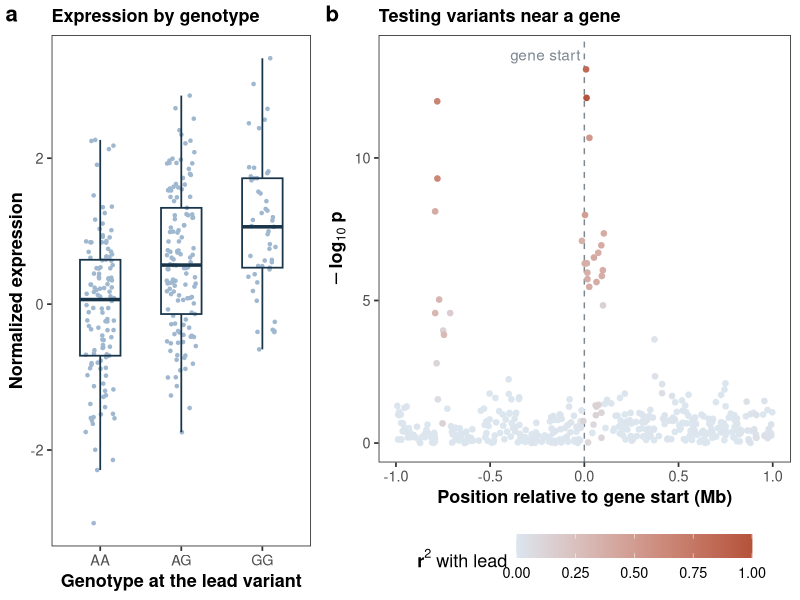
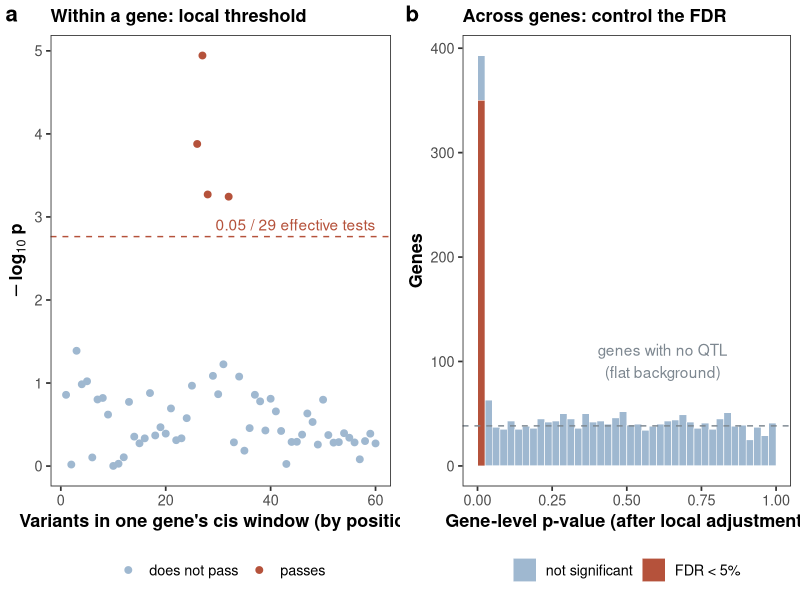
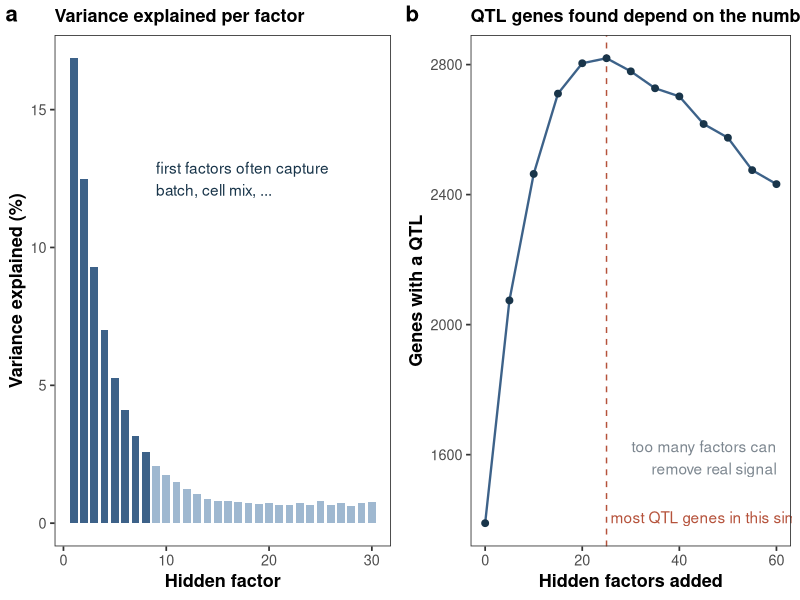
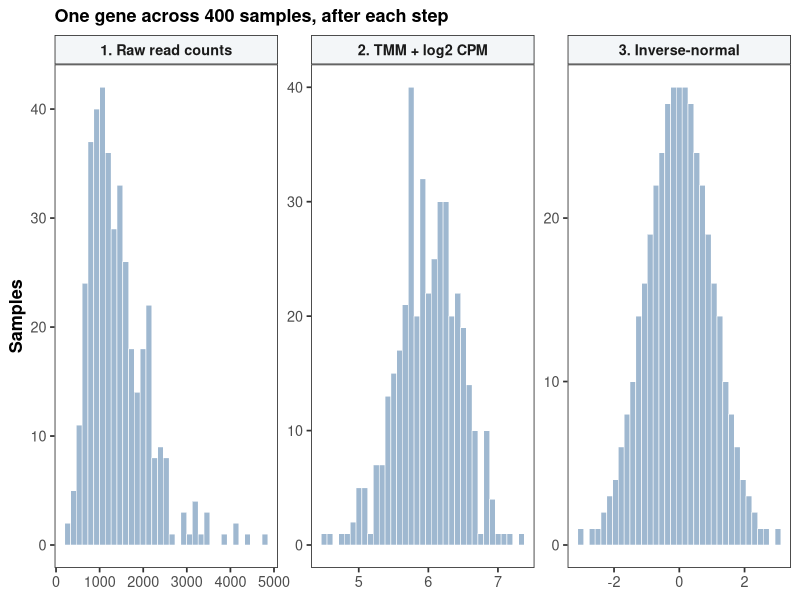
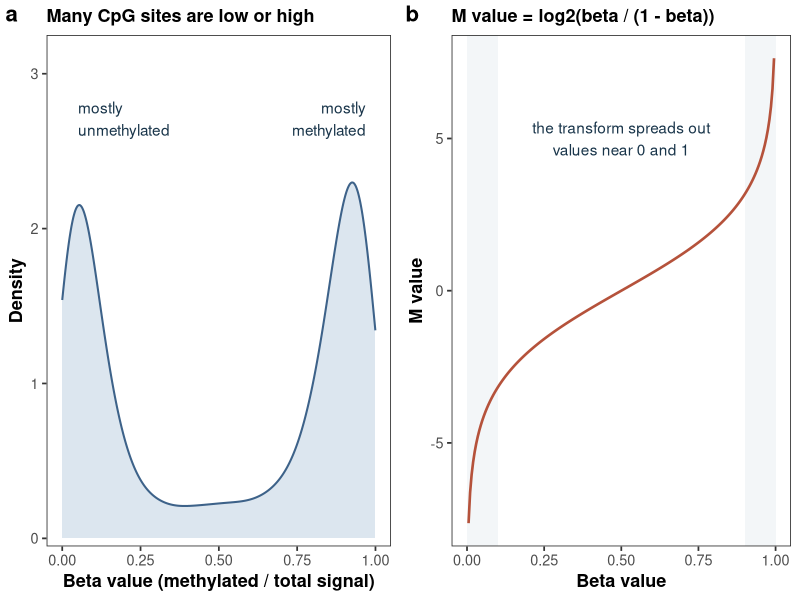
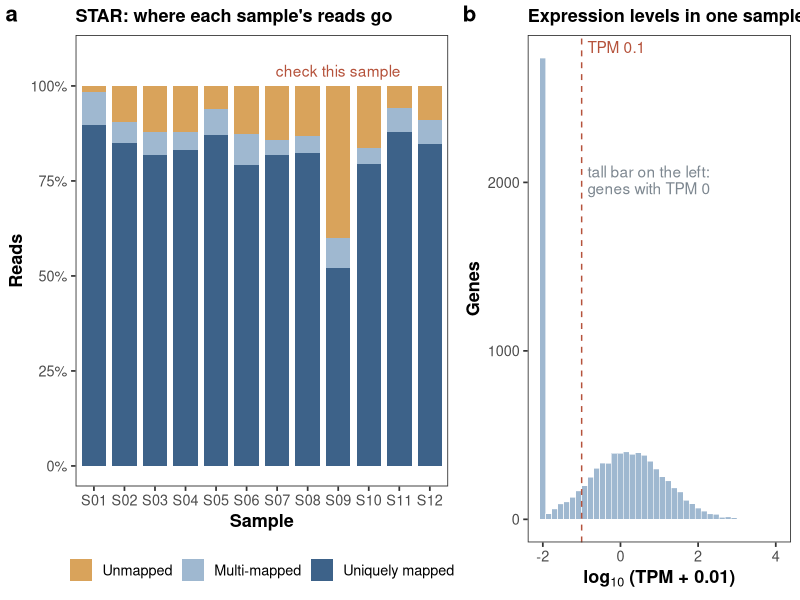

Here is the R script that generated these plots, in order:
# Teaching figures for the module pages, drawn from simulated data in the xqtl-paper style
# (theme_bw, no grid lines, bold titles, soft colour ramps).
# Run from the repository root:  Rscript website/figures/module_figures.R
# Writes website/figures/modules/<module>.png
suppressPackageStartupMessages({ library(ggplot2); library(grid) })
set.seed(2026)
out <- "website/figures/modules"
dir.create(out, showWarnings = FALSE, recursive = TRUE)

navy <- "#19354a"; blue <- "#3d6289"; sky <- "#9fb8d0"; pale <- "#dce6ef"
red  <- "#b5523b"; sand <- "#d9a35b"; grey <- "#7d8790"
ann  <- 3.9                                              # annotation text size (mm)

theme_x <- function(base = 13) theme_bw(base_size = base) + theme(
  panel.grid = element_blank(),
  plot.title = element_text(face = "bold", size = base),
  axis.title = element_text(face = "bold"),
  legend.position = "bottom", legend.title = element_text(face = "bold"),
  strip.background = element_rect(fill = "#f3f6f8"), strip.text = element_text(face = "bold"))

# lay panels side by side with bold a, b, c tags (no tag for a single panel)
save_panels <- function(file, plots, widths = rep(1, length(plots)), w = 10, h = 4.2) {
  png(file.path(out, file), width = w, height = h, units = "in", res = 200)
  grid.newpage()
  pushViewport(viewport(layout = grid.layout(1, length(plots), widths = unit(widths, "null"))))
  for (i in seq_along(plots)) {
    vp <- viewport(layout.pos.row = 1, layout.pos.col = i)
    print(plots[[i]], vp = vp)
    pushViewport(vp)
    if (length(plots) > 1) grid.text(letters[i], x = unit(4, "pt"), y = unit(1, "npc") - unit(4, "pt"),
              just = c("left", "top"), gp = gpar(fontface = "bold", fontsize = 16))
    popViewport()
  }
  invisible(dev.off())
}

# Genotypes with block-structured LD: inside a block each haplotype copies one of a few founder
# haplotypes, so LD is high within blocks, low between them, and not a simple function of distance.
# `link` makes one block's founder track the lead block's, so a distant variant can be in high LD.
sim_geno <- function(n, block_sizes, link = NULL, K = 4, err = 0.03) {
  hap <- function() {
    ch <- sapply(block_sizes, function(k) sample(K, n, replace = TRUE, prob = c(0.4, 0.3, 0.2, 0.1)))
    if (!is.null(link)) { same <- runif(n) < 0.9; ch[same, link[2]] <- ch[same, link[1]] }
    do.call(cbind, lapply(seq_along(block_sizes), function(b) {
      fnd <- founders[[b]]
      h <- fnd[ch[, b], , drop = FALSE]
      flip <- matrix(runif(length(h)) < err, nrow(h)); h[flip] <- 1L - h[flip]; h
    }))
  }
  founders <- lapply(block_sizes, function(k) {          # K founder haplotypes per block
    f <- matrix(rbinom(K * k, 1, 0.35), K); f[, colSums(f) %in% c(0, K)] <- c(1L, 0L, 0L, 0L); f })
  G <- hap() + hap()
  G[, apply(G, 2, var) > 0]
}

## 1. TensorQTL: one gene with a cis-eQTL --------------------------------------------------
n <- 300
bs <- c(18, 30, 12, 25, 40, 15, 22, 35, 28, 20, 33, 17, 26, 30, 24, 19, 26)
G <- sim_geno(n, bs, link = c(9, 3))                    # block 3 carries block 9's haplotype
pos <- sort(runif(ncol(G), -1e6, 1e6))
lead <- sum(bs[1:8]) + 6                                 # lead variant sits in block 9
expr <- 0.55 * G[, lead] + rnorm(n)
g <- G[, lead]
d1 <- data.frame(geno = factor(c("AA", "AG", "GG")[g + 1], levels = c("AA", "AG", "GG")), expr)
p1a <- ggplot(d1, aes(geno, expr)) +
  geom_jitter(width = 0.18, size = 0.9, colour = sky) +
  geom_boxplot(fill = NA, colour = navy, outlier.shape = NA, width = 0.5, linewidth = 0.6) +
  labs(title = "Expression by genotype", x = "Genotype at the lead variant",
       y = "Normalized expression") + theme_x()
lp <- apply(G, 2, function(x) -log10(summary(lm(expr ~ x))$coefficients[2, 4]))
r2 <- as.vector(cor(G, G[, lead]))^2
d1b <- data.frame(pos = pos / 1e6, lp, r2)[order(r2), ]
p1b <- ggplot(d1b, aes(pos, lp, colour = r2)) +
  geom_vline(xintercept = 0, linetype = 2, colour = grey) +
  geom_point(size = 1.6) +
  annotate("text", x = 0, y = max(lp) * 1.04, label = "gene start ", colour = grey, size = ann, hjust = 1) +
  scale_colour_gradient(low = pale, high = red, name = expression(bold(r^2)~"with lead"), limits = c(0, 1)) +
  labs(title = "Testing variants near a gene", x = "Position relative to gene start (Mb)",
       y = expression(bold(-log[10]~p))) + theme_x() +
  theme(legend.key.width = unit(1.2, "cm"))
save_panels("tensorqtl.png", list(p1a, p1b), widths = c(0.8, 1.2))

## 2. QTL post-processing: correction within a gene, then across genes --------------------
Gw <- sim_geno(n, c(10, 14, 8, 12, 9, 7), err = 0.005)               # one gene's cis window: 60 variants
ev <- eigen(cor(Gw), only.values = TRUE)$values
m_eff <- which(cumsum(ev) / sum(ev) >= 0.99)[1]          # eigenMT-style effective number of tests
yv <- 0.45 * Gw[, 27] + rnorm(n)
pv <- apply(Gw, 2, function(x) summary(lm(yv ~ x))$coefficients[2, 4])
keep <- pv < 0.05 / m_eff
d2a <- data.frame(i = seq_along(pv), lp = -log10(pv), keep)
p2a <- ggplot(d2a, aes(i, lp, colour = keep)) +
  geom_hline(yintercept = -log10(0.05 / m_eff), linetype = 2, colour = red) +
  annotate("text", x = length(pv), y = -log10(0.05 / m_eff),
           label = sprintf("0.05 / %d effective tests", m_eff), hjust = 1, vjust = -0.5, colour = red, size = ann) +
  geom_point(size = 2) +
  scale_colour_manual(values = c(`TRUE` = red, `FALSE` = sky), labels = c(`TRUE` = "passes", `FALSE` = "does not pass"), name = NULL) +
  labs(title = "Within a gene: local threshold", x = "Variants in one gene's cis window (by position)",
       y = expression(bold(-log[10]~p))) + theme_x()
m <- 2000; is_e <- runif(m) < 0.25
pmin <- ifelse(is_e, rbeta(m, 0.08, 1), runif(m))       # gene-level, locally adjusted minimum p
d2b <- data.frame(p = pmin, sig = p.adjust(pmin, "BH") < 0.05)
p2b <- ggplot(d2b, aes(p, fill = sig)) +
  geom_histogram(breaks = seq(0, 1, 0.025), colour = "white", linewidth = 0.2) +
  geom_hline(yintercept = sum(!is_e) / 40, linetype = 2, colour = grey) +
  annotate("text", x = 0.62, y = sum(!is_e) / 40, label = "genes with no QTL\n(flat background)",
           vjust = -1.4, colour = grey, size = ann) +
  scale_fill_manual(values = c(`TRUE` = red, `FALSE` = sky), labels = c(`TRUE` = "FDR < 5%", `FALSE` = "not significant"), name = NULL) +
  labs(title = "Across genes: control the FDR", x = "Gene-level p-value (after local adjustment)",
       y = "Genes") + theme_x()
save_panels("qtl_postprocessing.png", list(p2a, p2b))

## 3. Hidden factors: choosing how many to keep -------------------------------------------
k <- 1:30; ve <- 22 * exp(-k / 3.2) + 0.6 + runif(30, 0, 0.2)
p3a <- ggplot(data.frame(k, ve), aes(k, ve)) +
  geom_col(fill = sky, width = 0.75) + geom_col(data = data.frame(k = 1:8, ve = ve[1:8]), fill = blue, width = 0.75) +
  annotate("text", x = 9, y = ve[2], label = "first factors often capture\nbatch, cell mix, ...", hjust = 0, size = ann, colour = navy) +
  labs(title = "Variance explained per factor", x = "Hidden factor",
       y = "Variance explained (%)") + theme_x()
kk <- seq(0, 60, 5)
eg <- 1400 + 1600 * (1 - exp(-kk / 9)) - 14 * pmax(kk - 20, 0) + rnorm(length(kk), 0, 20)
best <- kk[which.max(eg)]
p3b <- ggplot(data.frame(kk, eg), aes(kk, eg)) +
  geom_vline(xintercept = best, linetype = 2, colour = red) +
  geom_line(colour = blue, linewidth = 0.8) + geom_point(colour = navy, size = 2) +
  annotate("text", x = best, y = min(eg), label = " most QTL genes in this simulation", hjust = 0, vjust = 0, colour = red, size = ann) +
  annotate("text", x = 60, y = min(eg) + 150, label = "too many factors can\nremove real signal", hjust = 1, vjust = 0, colour = grey, size = ann) +
  labs(title = "QTL genes found depend on the number", x = "Hidden factors added",
       y = "Genes with a QTL") + theme_x()
save_panels("hidden_factors.png", list(p3a, p3b))

## 4. Expression normalization: one gene, three scales -------------------------------------
# Counts for 2,000 genes x 400 samples. In some samples a few genes take a large share of the
# reads (a composition effect), which plain library-size scaling gets wrong and TMM corrects.
ng <- 2000; ns <- 400
base <- rlnorm(ng, 3, 1.5)
lib <- rlnorm(ns, log(2e7), 0.35)
comp <- matrix(1, ng, ns); hot <- sample(ns, 120); comp[1:40, hot] <- 25
mu <- sweep(base * comp, 2, colSums(base * comp), "/") * rep(lib, each = ng)
Y <- matrix(rnbinom(ng * ns, mu = mu, size = 10), ng)
# TMM factors (Robinson & Oshlack 2010), written out so the script needs only ggplot2. On this
# matrix they equal edgeR::calcNormFactors(DGEList(Y), method = "TMM") to machine precision (edgeR 4.8.2).
tmm <- function(Y, logratio_trim = 0.3, sum_trim = 0.05) {
  N <- colSums(Y); uq <- apply(sweep(Y, 2, N, "/"), 2, quantile, 0.75)
  ref <- which.min(abs(uq - mean(uq)))
  f <- sapply(seq_len(ncol(Y)), function(j) {
    y <- Y[, j]; r <- Y[, ref]; ok <- y > 0 & r > 0
    M <- log2((y[ok] / N[j]) / (r[ok] / N[ref])); A <- 0.5 * log2((y[ok] / N[j]) * (r[ok] / N[ref]))
    w <- (N[j] - y[ok]) / (N[j] * y[ok]) + (N[ref] - r[ok]) / (N[ref] * r[ok])
    keep <- rank(M) > length(M) * logratio_trim & rank(M) <= length(M) * (1 - logratio_trim) &
            rank(A) > length(A) * sum_trim & rank(A) <= length(A) * (1 - sum_trim)
    2^(sum(M[keep] / w[keep]) / sum(1 / w[keep]))
  })
  f / exp(mean(log(f)))
}
eff <- colSums(Y) * tmm(Y)
gi <- 500                                                 # an ordinary gene, not one of the 40 "hot" ones
cnt <- Y[gi, ]
cpm <- log2((cnt + 0.5) / (eff + 1) * 1e6)
inv <- qnorm((rank(cpm) - 0.5) / length(cpm))
d4 <- rbind(data.frame(stage = "1. Raw read counts", v = cnt),
            data.frame(stage = "2. TMM + log2 CPM", v = cpm),
            data.frame(stage = "3. Inverse-normal", v = inv))
d4$stage <- factor(d4$stage, levels = unique(d4$stage))
p4 <- ggplot(d4, aes(v)) +
  geom_histogram(bins = 35, fill = sky, colour = "white", linewidth = 0.2) +
  facet_wrap(~stage, scales = "free") +
  labs(title = "One gene across 400 samples, after each step", x = NULL, y = "Samples") +
  theme_x()
save_panels("expression_normalization.png", list(p4), h = 3.8)

## 5. Methylation: beta and M values -------------------------------------------------------
beta <- c(rbeta(6000, 1.2, 14), rbeta(7000, 14, 1.6), rbeta(1500, 4, 4))
p5a <- ggplot(data.frame(beta), aes(beta)) + geom_density(fill = pale, colour = blue, linewidth = 0.7) +
  annotate("text", x = 0.05, y = 2.6, label = "mostly\nunmethylated", hjust = 0, vjust = 0, size = ann, colour = navy) +
  annotate("text", x = 0.97, y = 2.6, label = "mostly\nmethylated", hjust = 1, vjust = 0, size = ann, colour = navy) +
  scale_y_continuous(expand = expansion(mult = c(0.02, 0.25))) +
  labs(title = "Many CpG sites are low or high", x = "Beta value (methylated / total signal)",
       y = "Density") + theme_x()
bb <- seq(0.005, 0.995, length.out = 200)
p5b <- ggplot(data.frame(bb, M = log2(bb / (1 - bb))), aes(bb, M)) +
  annotate("rect", xmin = 0, xmax = 0.1, ymin = -Inf, ymax = Inf, fill = "#f3f6f8") +
  annotate("rect", xmin = 0.9, xmax = 1, ymin = -Inf, ymax = Inf, fill = "#f3f6f8") +
  geom_line(colour = red, linewidth = 0.9) +
  annotate("text", x = 0.5, y = 5, label = "the transform spreads out\nvalues near 0 and 1", size = ann, colour = navy) +
  labs(title = "M value = log2(beta / (1 - beta))", x = "Beta value", y = "M value") + theme_x()
save_panels("methylation.png", list(p5a, p5b))

## 6. RNA-seq calling: where the reads go --------------------------------------------------
ns <- 12; s <- sprintf("S%02d", 1:ns)
uniq <- runif(ns, 0.78, 0.9); multi <- runif(ns, 0.04, 0.09); unm <- 1 - uniq - multi
uniq[9] <- 0.52; multi[9] <- 0.08; unm[9] <- 0.40                     # one poor sample
d6 <- data.frame(sample = rep(s, 3), frac = c(uniq, multi, unm),
                 fate = factor(rep(c("Uniquely mapped", "Multi-mapped", "Unmapped"), each = ns),
                               levels = c("Unmapped", "Multi-mapped", "Uniquely mapped")))
p6a <- ggplot(d6, aes(sample, frac, fill = fate)) + geom_col(width = 0.8) +
  annotate("text", x = 9, y = 1.04, label = "check this sample", size = ann, colour = red) +
  scale_fill_manual(values = c(`Uniquely mapped` = blue, `Multi-mapped` = sky, Unmapped = sand), name = NULL) +
  scale_y_continuous(labels = scales::percent, limits = c(0, 1.08), breaks = seq(0, 1, 0.25)) +
  labs(title = "STAR: where each sample's reads go", x = "Sample", y = "Reads") + theme_x()
tpm <- rlnorm(9000, 0.5, 2.2); tpm[runif(9000) < 0.3] <- 0
p6b <- ggplot(data.frame(l = log10(tpm + 0.01)), aes(l)) +
  geom_histogram(bins = 40, fill = sky, colour = "white", linewidth = 0.2) +
  geom_vline(xintercept = log10(0.1), linetype = 2, colour = red) +
  annotate("text", x = log10(0.1), y = Inf, label = "TPM 0.1", hjust = -0.1, vjust = 1.5, size = ann, colour = red) +
  annotate("text", x = -0.85, y = 2100, label = "tall bar on the left:\ngenes with TPM 0", hjust = 0, vjust = 1,
           size = ann, colour = grey, lineheight = 0.9) +
  labs(title = "Expression levels in one sample", x = expression(bold(log[10]~"(TPM + 0.01)")),
       y = "Genes") + theme_x()
save_panels("rna_calling.png", list(p6a, p6b), widths = c(1.2, 0.9))
